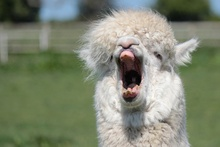
%> input picture alpaca.jpg, 220 x 147 px, shrunk from 640 x 427 before the run
$ octave try_filter_nonlinear_median.m   (GNU Octave 9; MATLAB toolbox functions it lacks are replaced by stand-ins)
%> lines starting %> are read from the running program, lines starting %| are printed output that depends on the picture
clear; clc;
I0 = imread('alpaca.jpg');
%> I0 is the input picture: size 147x220x3 uint8; mean R, G, B 127.5, 134.3, 114.4
I = rgb2gray(I0);
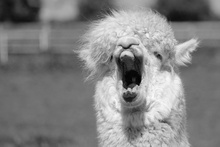
%> I: size 147x220 uint8; min 2, max 253, mean 130
siz = 3;
I2 = uint8(zeros(size(I,1),size(I,2)));
w = [1 2 1;2 3 2;1 2 1];

for i = 1:size(I,1)
    for j = 1:size(I,2)
        c = 1;
        for a = -1:1
            for b = -1:1
                if i+a>0 && j+b >0
                    if i+a <= size(I,1) && j+b <= size(I,2)
                        for e = 1:w(a+2,b+2)
                            I1(c) = I(i+a,j+b);
                            c = c+1;
                        end
                    end
                end
            end
        end
        I2(i,j) = median(I1);
    end
end
%> after the loop, I1 = [109 109 109 109 109 109 109 109 109 109 109 109 109 109 109]

output = I2;
subplot(2,2,1);imshow(I); title('input');
subplot(2,2,2);histogram(I);
subplot(2,2,3);imshow(output);title('weight median filter result');
subplot(2,2,4);histogram(output);
%> after `histogram(output)`:
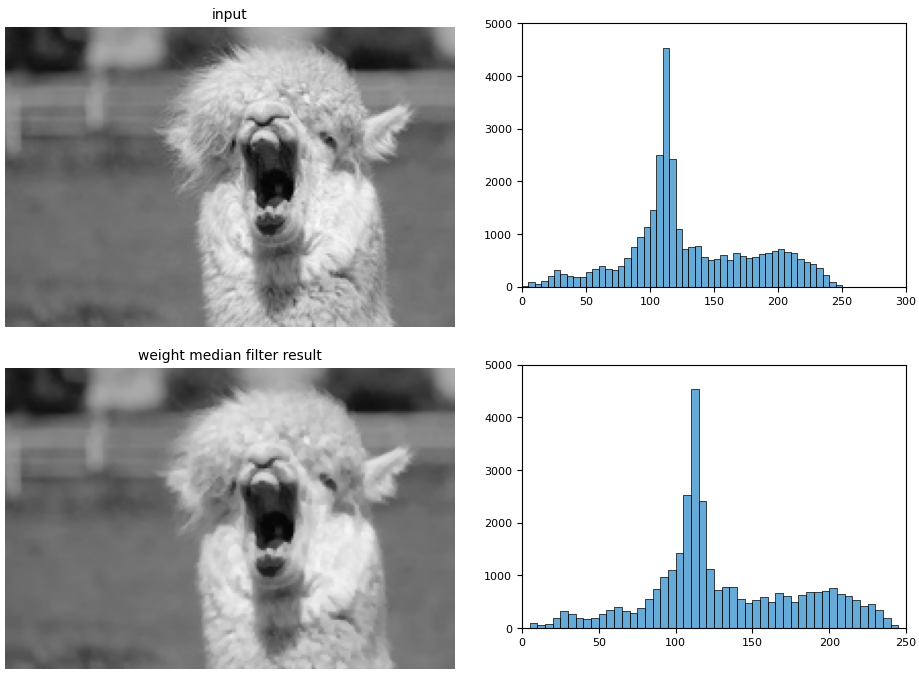
%> figure redrawn from the program's plot data, 4 panels
